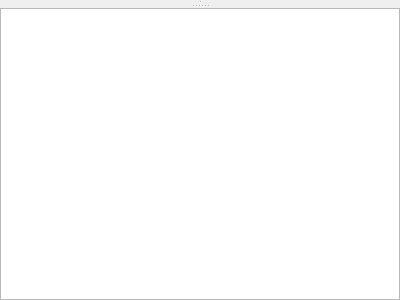
<?xml version="1.0" encoding="UTF-8"?>
<ui version="4.0">
 <class>DirsAndTaskMsgForm</class>
 <widget class="QWidget" name="DirsAndTaskMsgForm">
  <property name="geometry">
   <rect>
    <x>0</x>
    <y>0</y>
    <width>400</width>
    <height>300</height>
   </rect>
  </property>
  <layout class="QVBoxLayout" name="verticalLayout">
   <property name="leftMargin">
    <number>0</number>
   </property>
   <property name="topMargin">
    <number>0</number>
   </property>
   <property name="rightMargin">
    <number>0</number>
   </property>
   <property name="bottomMargin">
    <number>0</number>
   </property>
   <item>
    <widget class="QSplitter" name="splitter_2">
     <property name="orientation">
      <enum>Qt::Orientation::Vertical</enum>
     </property>
     <widget class="QSplitter" name="splitter_1">
      <property name="orientation">
       <enum>Qt::Orientation::Horizontal</enum>
      </property>
      <widget class="FileListLocalForm" name="widget_FileListLocal" native="true"/>
      <widget class="QWidget" name="widget_FileListRemote" native="true"/>
     </widget>
     <widget class="QTextEdit" name="textEdit_TaskMsg">
      <property name="undoRedoEnabled">
       <bool>false</bool>
      </property>
      <property name="readOnly">
       <bool>true</bool>
      </property>
     </widget>
    </widget>
   </item>
  </layout>
 </widget>
 <customwidgets>
  <customwidget>
   <class>FileListLocalForm</class>
   <extends>QWidget</extends>
   <header>ui/main/filelistlocalform.hpp</header>
   <container>1</container>
  </customwidget>
 </customwidgets>
 <tabstops>
  <tabstop>textEdit_TaskMsg</tabstop>
 </tabstops>
 <resources>
  <include location="../../resource/ffftpgui.qrc"/>
 </resources>
 <connections/>
 <slots>
  <slot>onDoubleClicked_treeView_LocalDir(QModelIndex)</slot>
  <slot>onDoubleClicked_treeView_RemoteDir(QModelIndex)</slot>
  <slot>onClicked_toolButton_LocalUp()</slot>
  <slot>onClicked_toolButton_LocalOpen()</slot>
  <slot>onClicked_toolButton_RemoteUp()</slot>
  <slot>onClicked_toolButton_RemoteOpen()</slot>
  <slot>onCurrentIndexChanged_comboBox_LocalDir(int)</slot>
  <slot>onCurrentIndexChanged_comboBox_RemoteDir(int)</slot>
 </slots>
</ui>
